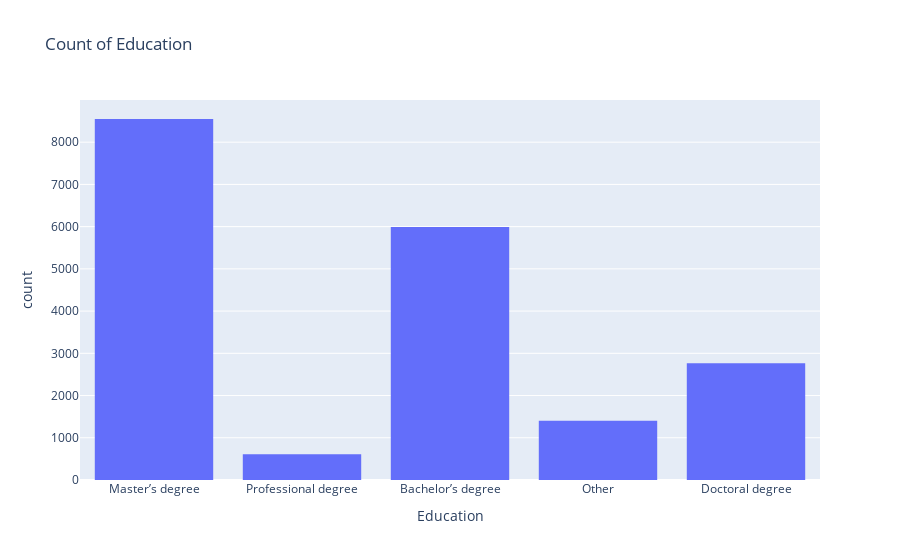

The notebook cell saved with this chart:
### Code cell
import plotly.express as px
px.histogram(df, "Q4", labels={"Q4": "Education"}, title="Count of Education")

### Figure 1 — Plotly figure (JSON) as saved in the notebook; plotly's stock layout.template omitted (floating-point values rounded to 4 significant figures; data arrays with more than 128 entries replaced by an {"elided": "..."} marker saying what was removed)
{"data": [{"alignmentgroup": "True", "bingroup": "x", "hovertemplate": "Education=%{x}<br>count=%{y}<extra></extra>", "legendgroup": "", "marker": {"color": "#636efa", "pattern": {"shape": ""}}, "name": "", "offsetgroup": "", "orientation": "v", "showlegend": false, "type": "histogram", "x": {"elided": "19717 str values"}, "xaxis": "x", "yaxis": "y"}], "layout": {"barmode": "relative", "legend": {"tracegroupgap": 0}, "title": {"text": "Count of Education"}, "xaxis": {"anchor": "y", "domain": [0, 1], "title": {"text": "Education"}}, "yaxis": {"anchor": "x", "domain": [0, 1], "title": {"text": "count"}}}}
